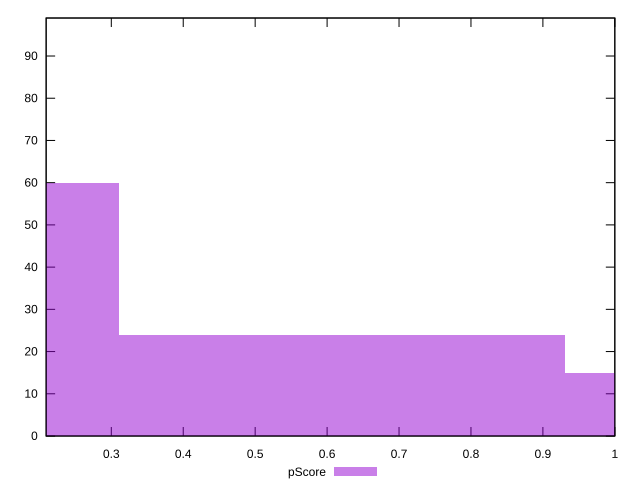

Generate this figure with gnuplot:
reset

$pScore <<EOF
0 60
0.6202742628595953 24
1.2405485257191906 15
EOF

set key outside below
set boxwidth 0.6202742628595953
set xrange [0.20941176470588235:1]
set yrange [0:99]
set trange [0:99]
set style fill transparent solid 0.5 noborder
set terminal svg size 640, 490 enhanced background rgb 'white'
set output "reports/report_00027_2021-02-24T12-40-31.850Z/unused-javascript/samples/card/pScore/histogram.svg"

plot $pScore title "pScore" with boxes

reset
